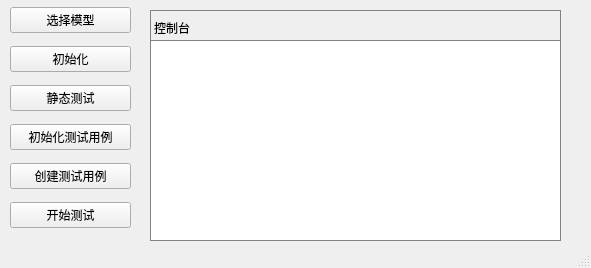
<?xml version="1.0" encoding="UTF-8"?>
<ui version="4.0">
 <class>MainWindow</class>
 <widget class="QMainWindow" name="MainWindow">
  <property name="geometry">
   <rect>
    <x>0</x>
    <y>0</y>
    <width>591</width>
    <height>268</height>
   </rect>
  </property>
  <property name="windowTitle">
   <string>XMiMatlGerTest</string>
  </property>
  <widget class="QWidget" name="centralwidget">
   <widget class="QWidget" name="widget" native="true">
    <property name="geometry">
     <rect>
      <x>150</x>
      <y>10</y>
      <width>411</width>
      <height>231</height>
     </rect>
    </property>
    <property name="styleSheet">
     <string notr="true">QWidget{border:1px solid rgb(131, 131, 131)  }
QLabel{border:None}</string>
    </property>
    <widget class="QLabel" name="label">
     <property name="geometry">
      <rect>
       <x>4</x>
       <y>10</y>
       <width>61</width>
       <height>16</height>
      </rect>
     </property>
     <property name="text">
      <string>控制台</string>
     </property>
    </widget>
    <widget class="QTextBrowser" name="textBrowser">
     <property name="geometry">
      <rect>
       <x>0</x>
       <y>30</y>
       <width>411</width>
       <height>201</height>
      </rect>
     </property>
    </widget>
   </widget>
   <widget class="QWidget" name="layoutWidget">
    <property name="geometry">
     <rect>
      <x>10</x>
      <y>0</y>
      <width>121</width>
      <height>241</height>
     </rect>
    </property>
    <layout class="QVBoxLayout" name="verticalLayout">
     <item>
      <widget class="QPushButton" name="Select_btn">
       <property name="text">
        <string>选择模型</string>
       </property>
      </widget>
     </item>
     <item>
      <widget class="QPushButton" name="Init_btn">
       <property name="text">
        <string>初始化</string>
       </property>
      </widget>
     </item>
     <item>
      <widget class="QPushButton" name="Static_btn">
       <property name="text">
        <string>静态测试</string>
       </property>
      </widget>
     </item>
     <item>
      <widget class="QPushButton" name="InitCase_btn">
       <property name="text">
        <string>初始化测试用例</string>
       </property>
      </widget>
     </item>
     <item>
      <widget class="QPushButton" name="GerCase_btn">
       <property name="text">
        <string>创建测试用例</string>
       </property>
      </widget>
     </item>
     <item>
      <widget class="QPushButton" name="Start_btn">
       <property name="text">
        <string>开始测试</string>
       </property>
      </widget>
     </item>
    </layout>
   </widget>
   <zorder>layoutWidget</zorder>
   <zorder>widget</zorder>
  </widget>
  <widget class="QStatusBar" name="statusBar"/>
 </widget>
 <resources/>
 <connections/>
</ui>
